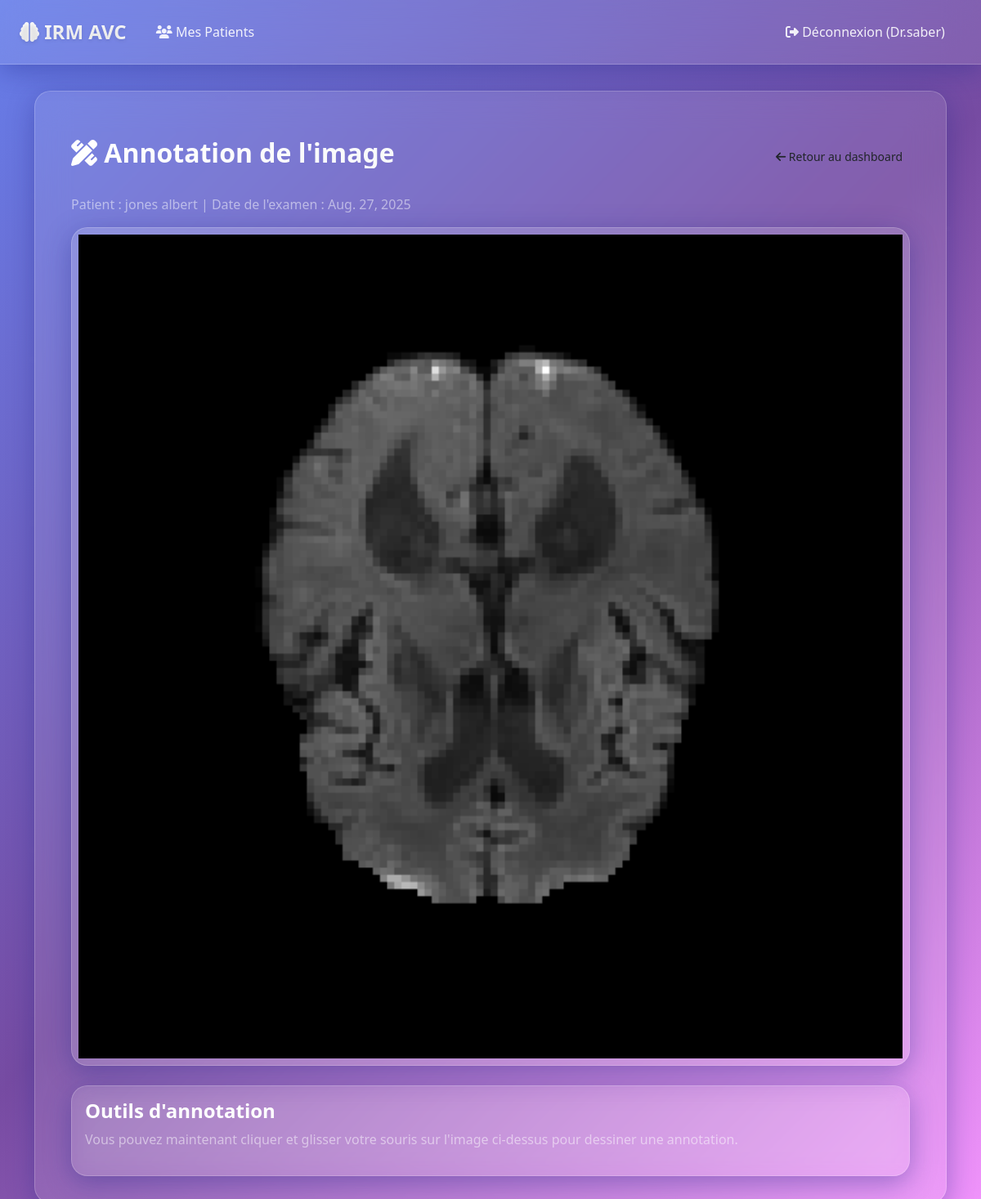
Screenshot of /image/6/annotate/ (signed in) with the database file from the repository.
### accounts/models.py (models this page shows, shortened)
class CustomUser(AbstractUser):
    ROLE_CHOICES = [
        ('superviseur', 'Superviseur'),
        ('medecin', 'Médecin'),
        ('radiologue', 'Radiologue'),
    ]
    role = models.CharField(
        max_length=20,
        choices=ROLE_CHOICES,
        default='medecin'
    )
    groups = models.ManyToManyField(
        'auth.Group',
        verbose_name='groups',
        blank=True,
        help_text='The groups this user belongs to.',
        related_name='customuser_set',
        related_query_name='user',
    )
    user_permissions = models.ManyToManyField(
        'auth.Permission',
        verbose_name='user permissions',
        blank=True,
        help_text='Specific permissions for this user.',
        related_name='customuser_set',
        related_query_name='user',
    )

### viewer/models.py (models this page shows, shortened)
class IRMImage(models.Model):
    AVC_TYPES = [
        ('ischémique', 'Ischémique'),
        ('hémorragique', 'Hémorragique'),
        ('inconnu', 'Inconnu'),
    ]
    patient_name = models.CharField(max_length=100)
    exam_date = models.DateField()
    avc_type = models.CharField(max_length=20, choices=AVC_TYPES, blank=True)
    image = models.FileField(upload_to=upload_to_irm)
    uploaded_at = models.DateTimeField(auto_now_add=True)
    png_preview = models.ImageField(upload_to='irm_previews/', blank=True, null=True)

### viewer/views.py (the view)
# urls.py: path('image/<int:image_id>/annotate/', annotate_image, name='annotate_image'),
@login_required
def annotate_image(request, image_id):
    image = get_object_or_404(IRMImage, id=image_id)
    return render(request, 'medecin/annotate_image.html', {'image': image})

### viewer/templates/medecin/annotate_image.html (shortened to what this page needs)
{% extends 'viewer/base.html' %}
{% block content %}
<div class="container mt-4">
    <div class="d-flex justify-content-between align-items-center mb-4">
        <h2 class="gradient-text"><i class="fas fa-pencil-ruler"></i> Annotation de l'image</h2>
        <a href="{% url 'medecin_dashboard' %}" class="btn btn-glass btn-sm">
             <i class="fas fa-arrow-left"></i> Retour au dashboard
        </a>
    </div>
    <p class="text-white-50">Patient : {{ image.patient_name }} | Date de l'examen : {{ image.exam_date }}</p>
    <div class="card card-body text-center p-2">
        {% if image.png_preview %}
            <img id="irm-image-to-annotate" src="{{ image.png_preview.url }}" class="img-fluid" alt="Image IRM à annoter">
        {% endif %}
    </div>
    <div class="card card-body mt-4">
        <h4 class="gradient-text">Outils d'annotation</h4>
        <p class="text-white-50">
            Vous pouvez maintenant cliquer et glisser votre souris sur l'image ci-dessus pour dessiner une annotation.
        </p>
    </div>
</div>
{% endblock %}

### viewer/templates/viewer/base.html (shortened to what this page needs)
<!DOCTYPE html>
<html lang="fr">
<head>
    <link href="https://cdn.jsdelivr.net/npm/bootstrap@5.3.0/dist/css/bootstrap.min.css" rel="stylesheet">
    <link href="https://cdnjs.cloudflare.com/ajax/libs/font-awesome/6.4.0/css/all.min.css" rel="stylesheet">
    <link rel="stylesheet" type="text/css" href="https://raw.githack.com/rii-mango/Papaya/master/release/current/standard/papaya.css" />
    <link rel="stylesheet" href="https://cdn.jsdelivr.net/npm/@recogito/annotorious@2.7.13/dist/annotorious.min.css">
</head>
<body>
    <nav class="navbar navbar-expand-lg navbar-dark">
        <div class="container-fluid px-4">
            <a class="navbar-brand" href="{% url 'login' %}"><i class="fas fa-brain"></i> IRM AVC</a>
            <div class="collapse navbar-collapse" id="navbarNav">
                <ul class="navbar-nav me-auto mb-2 mb-lg-0">
                    {% if user.is_authenticated and user.role == 'medecin' %}
                    <li class="nav-item"><a class="nav-link position-relative" href="{% url 'medecin_dashboard' %}"><i class="fas fa-users"></i> Mes Patients</a></li>
                    {% endif %}
                </ul>
                <ul class="navbar-nav">
                    {% if user.is_authenticated %}
                    <li class="nav-item"><a class="nav-link position-relative" href="{% url 'logout' %}"><i class="fas fa-sign-out-alt"></i> Déconnexion ({{ user.username }})</a></li>
                    {% else %}
                    <li class="nav-item"><a class="nav-link position-relative" href="{% url 'login' %}"><i class="fas fa-sign-in-alt"></i> Connexion</a></li>
                    {% endif %}
                </ul>
            </div>
        </div>
    </nav>
    <div class="container main-content">
        <div class="glass-container">
            {% block content %}{% endblock %}
        </div>
    </div>
</body>
</html>

### viewer/templates/viewer/base.html (style rules this page uses)
:root { --primary-gradient: linear-gradient(135deg, #667eea 0%, #764ba2 100%); --secondary-gradient: linear-gradient(135deg, #f093fb 0%, #f5576c 100%); --dark-gradient: linear-gradient(135deg, #2c3e50 0%, #34495e 100%); --glass-bg: rgba(255, 255, 255, 0.1); --glass-border: rgba(255, 255, 255, 0.2); --shadow: 0 8px 32px 0 rgba(31, 38, 135, 0.37); --text-gradient: linear-gradient(135deg, #667eea, #764ba2); }
* { margin: 0; padding: 0; box-sizing: border-box; }
body { background: linear-gradient(135deg, #667eea 0%, #764ba2 50%, #f093fb 100%); background-attachment: fixed; min-height: 100vh; font-family: 'Segoe UI', Tahoma, Geneva, Verdana, sans-serif; }
body::before { content: ''; position: fixed; top: 0; left: 0; width: 100%; height: 100%; background-size: 200px 200px; pointer-events: none; z-index: 0; }
.navbar { background: rgba(255, 255, 255, 0.1) !important; backdrop-filter: blur(20px); border-bottom: 1px solid rgba(255, 255, 255, 0.2); box-shadow: 0 8px 32px 0 rgba(31, 38, 135, 0.37); padding: 1rem 0; position: relative; z-index: 1000; }
.navbar-brand { font-weight: 700; font-size: 1.5rem; background: linear-gradient(135deg, #fff, #f8f9fa); -webkit-background-clip: text; -webkit-text-fill-color: transparent; text-shadow: 0 2px 4px rgba(0,0,0,0.1); transition: all 0.3s ease; }
.nav-link { color: rgba(255, 255, 255, 0.9) !important; font-weight: 500; padding: 0.5rem 1rem !important; border-radius: 25px; transition: all 0.3s ease; margin: 0 0.2rem; background: transparent; border: 1px solid transparent; }
.glass-container { background: rgba(255, 255, 255, 0.1); backdrop-filter: blur(20px); border-radius: 20px; border: 1px solid rgba(255, 255, 255, 0.2); box-shadow: 0 8px 32px 0 rgba(31, 38, 135, 0.37); margin-top: 2rem; padding: 2rem; position: relative; z-index: 100; }
.gradient-text { background: linear-gradient(135deg, #fff, #f8f9fa); -webkit-background-clip: text; -webkit-text-fill-color: transparent; font-weight: 700; }
.card { background: rgba(255, 255, 255, 0.1); backdrop-filter: blur(15px); border: 1px solid rgba(255, 255, 255, 0.2); border-radius: 20px; box-shadow: 0 8px 32px 0 rgba(31, 38, 135, 0.37); transition: all 0.3s ease; }

### rows the page displays
CustomUser: username "Dr.saber"
IRMImage: patient_name "jones albert", exam_date "Aug. 27, 2025", png_preview (picture)
